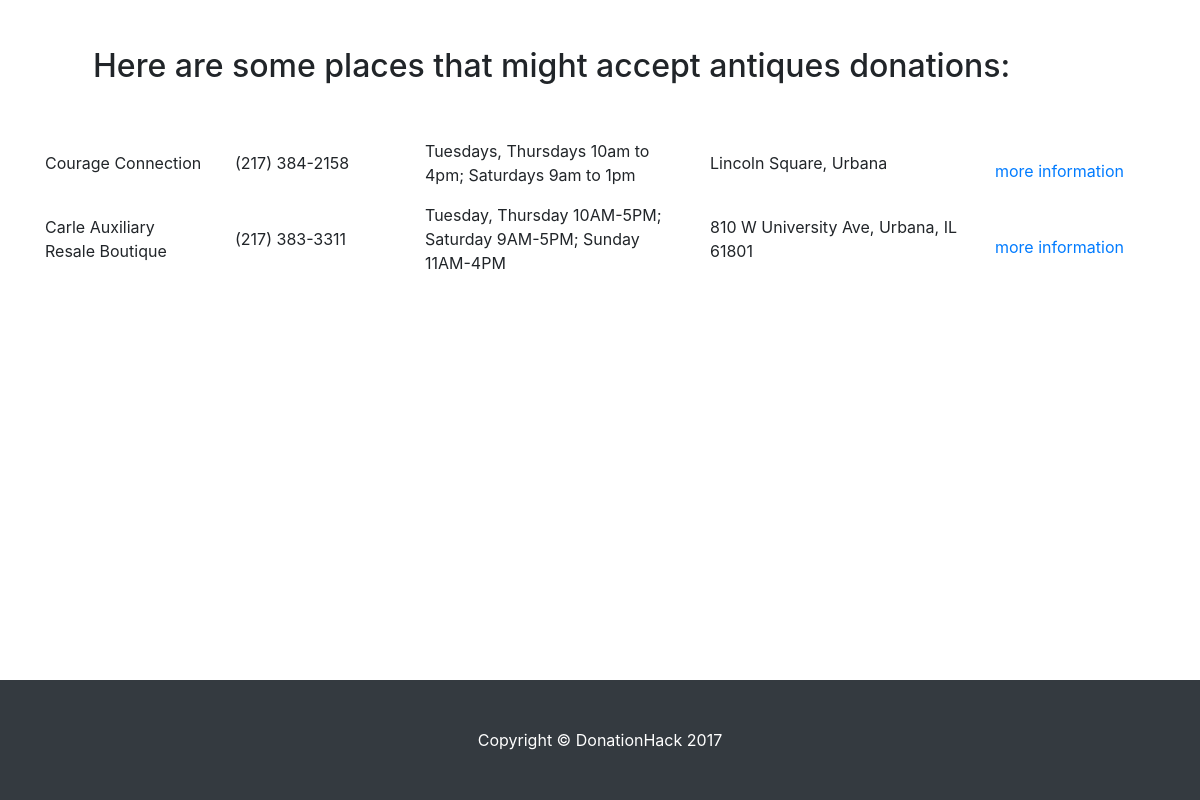
/Antiques, run on the app's committed database.
### tables this page shows
CREATE TABLE Categories(
  ID INTEGER PRIMARY KEY,
  CategoryName TEXT UNIQUE
);

CREATE TABLE Locations(
  ID INTEGER PRIMARY KEY,
  Name TEXT UNIQUE,
  Phone TEXT,
  Hours TEXT,
  Website Text,
  Address Text
);

### app.py (the view)
@app.route('/<category>')
def retrieve_page(category):
    categories = populate_categories()
    if category not in categories:
        return render_template('index.html', categories=categories)
    locations = match_loc_data(category)
    return render_template('category_template.html', category=category,
                           locations=locations)

### app.py (called while the page is built)
def populate_categories():
    return db_tools.get_categories()

def match_loc_data(category):
    return db_tools.match_loc_data(category)

### db_tools.py (called while the page is built)
def dict_factory(cursor, row):
    d = {}
    for idx, col in enumerate(cursor.description):
        d[col[0]] = row[idx]
    return d

def match_loc_data(category):
    con = sqlite3.connect('donations_hack.db')
    con.row_factory = dict_factory
    cur = con.cursor()
    sql = '''
        SELECT Name, Phone, Hours, Website, Address
        FROM Locations JOIN Matches ON Locations.ID = Matches.Location_ID
        WHERE Matches.Category_ID= (
          SELECT ID
          FROM Categories
          WHERE UPPER(CategoryName)=?
        )
    '''
    cur.execute(sql, (category.upper(),))
    return cur.fetchall()

def get_categories():
    con = sqlite3.connect('donations_hack.db')
    cur = con.cursor()
    sql = '''
        SELECT CategoryName
        FROM Categories
        ORDER BY CategoryName
    '''
    cur.execute(sql)
    return [i[0] for i in cur.fetchall()]

### templates/category_template.html (shortened to what this page needs)
<!DOCTYPE html>
<html lang="en">
  <head>
    <link href="static/vendor/bootstrap/css/bootstrap.min.css" rel="stylesheet">
    <link href="static/css/one-page-wonder.css" rel="stylesheet">
  </head>
  <body>
    <section>
      <div class="container">
        <div class="row align-items-center">
          <div class="col-md-12">
            <div class="p-5">
              <h2 class="display-5">Here are some places that might accept {{ category.lower() }} donations:</h2>
            </div>
          </div>
        </div>
      </div>
    </section>
    <div class="container">
    {% for location in locations %}
      <section>
          <div class="row align-items-center">
            <div class="col-md-2">
              <p>{{ location.Name }}</p>
            </div>
            <div class="col-md-2">
              <p>{{ location.Phone }}</p>
            </div>
            <div class="col-md-3">
              <p>{{ location.Hours }}</p>
            </div>
            <div class="col-md-3">
              <p>{{ location.Address }}</p>
            </div>
            <div class="col-md-2">
              <a href="{{ location.Website }}">more information</a>
            </div>
          </div>
      </section>
    {% endfor %}
    </div>
    <footer class="py-5 bg-dark footer">
      <div class="container">
        <p class="m-0 text-center text-white">Copyright &copy; DonationHack 2017</p>
      </div>
    </footer>
  </body>
</html>

### static/css/one-page-wonder.css (style rules this page uses)
.footer { width: 100%; position:absolute; bottom:0; }

### data on the page
Categories: lower "antiques"
Locations: Name "Courage Connection", Phone "(217) 384-2158", Hours "Tuesdays, Thursdays 10am to 4pm; Saturdays 9am to 1pm", Address "Lincoln Square, Urbana"
Locations: Name "Carle Auxiliary Resale Boutique", Phone "(217) 383-3311", Hours "Tuesday, Thursday 10AM-5PM; Saturday 9AM-5PM; Sunday 11AM-4PM", Address "810 W University Ave, Urbana, IL 61801"
